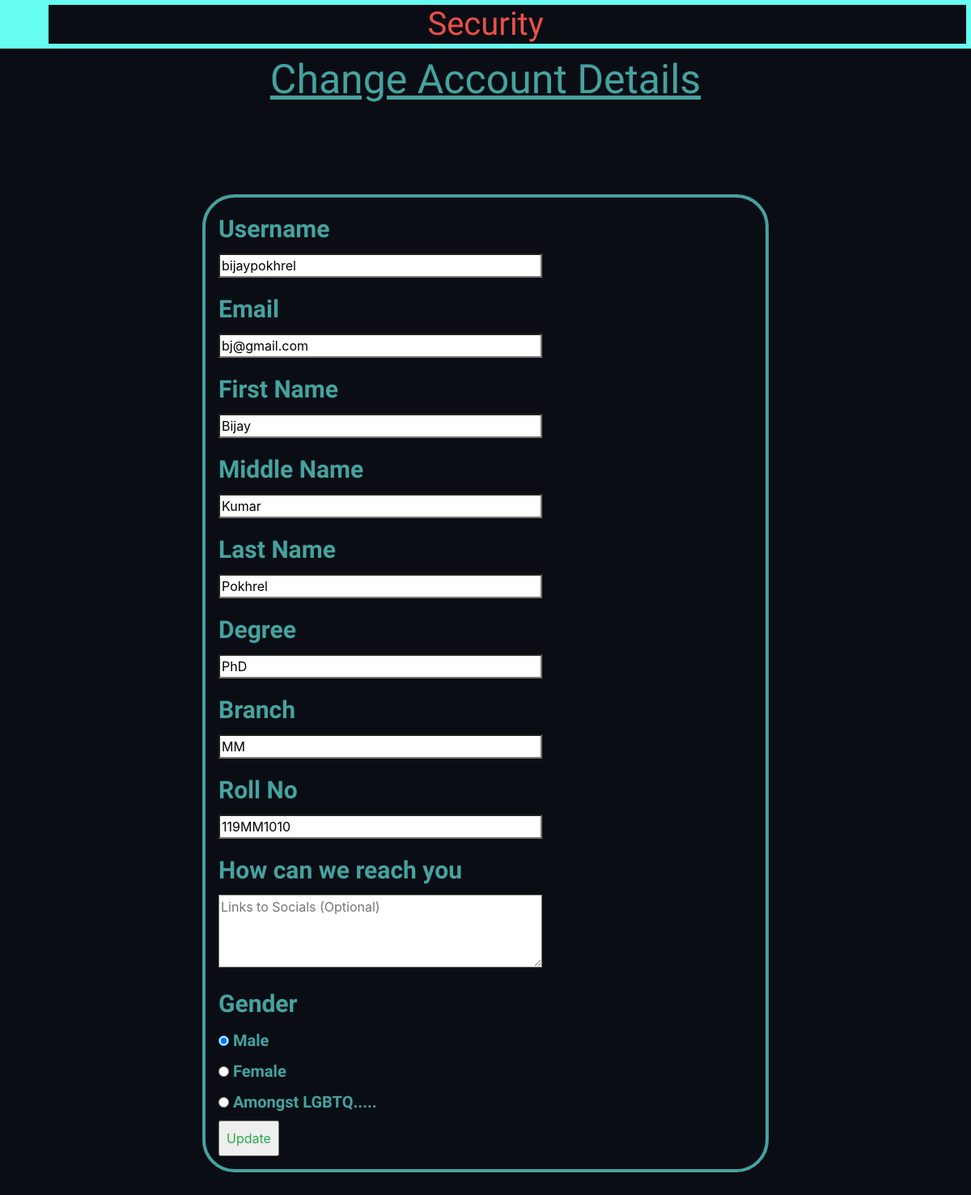
Page /security (signed in) on the committed database.
### main/models.py (models this page shows)
class User(db.Model, UserMixin):
    id = db.Column(db.Integer, primary_key=True)
    username = db.Column(db.String(120), unique=True, nullable=False)
    email = db.Column(db.String(20), unique=True, nullable=False)
    fname = db.Column(db.String(120), unique=False, nullable=False)
    mname = db.Column(db.String(120), unique=False, nullable=True)
    lname = db.Column(db.String(120), unique=False, nullable=False)
    batch = db.Column(db.String(120), unique=False, nullable=False)
    degree = db.Column(db.String(120), unique=False, nullable=False)
    branch = db.Column(db.String(120), unique=False, nullable=False)
    rollno = db.Column(db.String(120), unique=True, nullable=False)
    country = db.Column(db.String(120), unique=False, nullable=False)
    social = db.Column(db.String(500), unique=False, nullable=True)
    birthdate = db.Column(db.String(120), unique=False, nullable=False)
    gender = db.Column(db.String(120), unique=False, nullable=False)
    age = db.Column(db.String(120), unique=False, nullable=False)
    password = db.Column(db.String(100), unique=False, nullable=False)
    image_file = db.Column(db.String(20), nullable = False, default = 'default.jpg')

### main/routes.py (the view)
@app.route("/security", methods=['GET', 'POST'])
@login_required
def security():
    form = updateform()
    if form.validate_on_submit():
        current_user.username = form.username.data
        current_user.email = form.email.data
        current_user.fname = form.fname.data
        current_user.mname = form.mname.data
        current_user.lname = form.lname.data
        current_user.degree = form.degree.data
        current_user.branch = form.branch.data
        current_user.rollno = form.rollno.data
        current_user.social = form.social.data
        current_user.gender = form.gender.data
        db.session.commit()
        flash('Your Account Has Been Updated', 'success text-center')
        return redirect(url_for('profile'))
    elif request.method == 'GET':
        form.username.data = current_user.username
        form.email.data = current_user.email
        form.fname.data = current_user.fname
        form.mname.data = current_user.mname
        form.lname.data = current_user.lname
        form.degree.data = current_user.degree
        form.branch.data = current_user.branch
        form.rollno.data = current_user.rollno
        form.social.data = current_user.social
        form.gender.data = current_user.gender
    return render_template("security.html", title_given="Security", form=form)

### main/forms.py (shortened to what this page needs)
class updateform(FlaskForm):
    username = StringField('Username', validators=[DataRequired(), Length(min=2, max=20)])
    email = StringField('Email',
                        validators=[DataRequired(), Email()])
    fname = StringField('First Name', validators=[DataRequired(), Length(min=2, max=20)])
    mname = StringField('Middle Name')
    lname = StringField('Last Name', validators=[DataRequired(), Length(min=2, max=20)])
    degree = StringField('Degree', validators=[DataRequired(), Length(min=2, max=20)])
    branch = StringField('Branch', validators=[DataRequired(), Length(min=2, max=20)])
    rollno = StringField('Roll No', validators=[DataRequired(), Length(min=5)])
    social = TextAreaField(' How can we reach you ')
    gender = RadioField('Gender', choices= [('Male', 'Male'), ('Female', 'Female'), ('LGBTQ...', 'Amongst LGBTQ.....')])
    submit = SubmitField('Update')

### main/models.py (called while the page is built)
@login_manager.user_loader
def load_user(user_id):
    return User.query.get(int(user_id))

### main/templates/security.html (shortened to what this page needs)
{% extends "layout.html" %} {% block content %}
{%from "formhelpers.html" import render_field%}
{%from "formhelpers.html" import render_social_field%}
{%from "formhelpers.html" import render_radio_field%}
{%from "formhelpers.html" import render_recap%}
<h1 class = 'welcome'>Security</h1>
<h1 class = 'signhead'> Change Account Details </h1>
<form action="/security" method="POST" class='form2'>
    {{render_field(form.username,   PLACEHOLDER=form.username.label.text)}}
    {{render_field(form.email, PLACEHOLDER=form.  email.label.text)}}
    {{render_field(form.fname,   PLACEHOLDER=form.fname.label.text)}}
    {{render_field(form.mname,   PLACEHOLDER=('Optional'))}}
    {{render_field(form.lname,   PLACEHOLDER=form.lname.label.text)}}
    {{render_field(form.degree,   PLACEHOLDER=('PhD/Masters/Bachelors'))}}
    {{render_field(form.branch,   PLACEHOLDER=('Acronym'))}}
    {{render_field(form.rollno,   PLACEHOLDER=('Roll No. answers  the 3 questions above :p '))}}
    {{render_social_field(form.social,   PLACEHOLDER='Links to Socials (Optional)')}}
    {{render_radio_field(form.gender) }}
    {{form.submit (class="text-success p-2  ")}}
    </form>
{% endblock content %}

### main/templates/formhelpers.html (shortened to what this page needs)
{% macro render_field(field) %}
<div >
    <label for="{{ field.name }}" class="control-label">{{ field.label.text }}</label>
    <div class>
        {{ field(class_='form-field', **kwargs)|safe }}
    </div>
</div>
{% endmacro %}
{% macro render_social_field(field) %}
<div >
    <label for="{{ field.name }}" class="control-label">{{ field.label.text }}</label>
    <div class>
        {{ field(class_='form-field-social', **kwargs)|safe }}
    </div>
</div>
{% endmacro %}
{% macro render_radio_field(field) %}
<div >
    <label class="control-label">{{ field.label.text }}</label>
    <div >
        {% for subfield in field %}
        <div >
            <label class="control-label-2">
                {{ subfield }}
                {{ subfield.label.text }}
            </label>
        </div>
        {% endfor %}
    </div>
</div>
{% endmacro %}

### main/static/main.css (style rules this page uses)
.control-label { color:#46A29F; font-size: 30px; font-weight: 600; font-family: 'Indie Flower' }
.control-label-2 { color:#46A29F; font-size: 20px; font-weight: 600; font-family: 'Indie Flower' }
.form-field { width:400px ; height:30px; transition:0.1; background-color:white; }
.form-field-social { width:400px; height:90px; transition:0.1s; background-color:white; }
.form2 { max-width:700px; margin: 7rem auto; border:4px solid #46A29F; padding:1rem; border-radius: 40px; }
body { background-color: #0A0E14; }
.signhead { color :#46A29F; text-align:center; font-size:50px; margin-top: 7rem auto; font-family: 'Indie Flower'; text-decoration: underline; }
.welcome { text-align: center; color:#EA5048; font-family: 'Indie Flower'; border:6px solid #66FCF1; }

### rows in the picture
User: username "bijaypokhrel", email "bj@gmail.com", fname "Bijay", mname "Kumar", lname "Pokhrel", degree "PhD", branch "MM", rollno "119MM1010"

### other values in the picture
{{ field.label.text }} "Username Email First Name Middle Name Last Name Degree Branch Roll No"
{{ field.label.text }} "How can we reach you"
{{ field.label.text }} "Gender"
{{ subfield.label.text }} "Male" "Female" "Amongst LGBTQ....."
